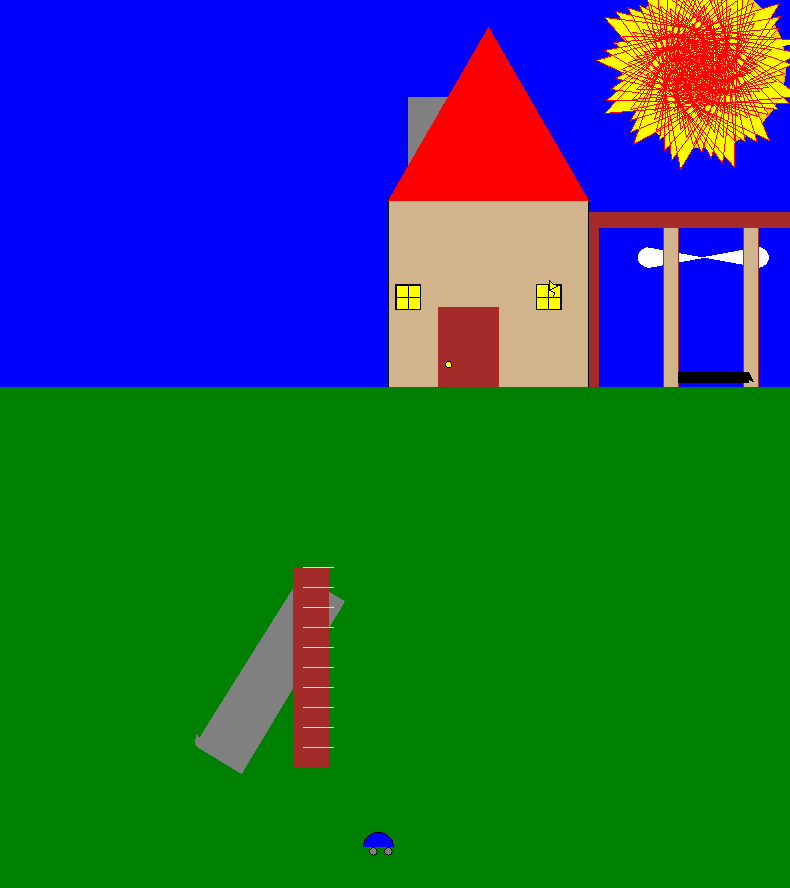

Write the Python code that produced this figure.
import turtle

la = turtle.Turtle()
tr = turtle.Turtle()
ho = turtle.Turtle()
su = turtle.Turtle()
no = turtle.Turtle()

turtle.bgcolor("blue")


def wall(side):
    for size in range(4):
        ho.forward(200)
        ho.left(90)


def pane(side):
    for size in range(4):
        ho.forward(12)
        ho.left(90)


def land(side):
    for size in range(2):
        la.forward(800)
        la.right(90)
        la.forward(600)
        la.right(90)


def roof(side):
    for size in range(1):
        no.forward(200)

        no.left(120)
        no.forward(200)
        no.left(120)
        no.forward(200)


def bars(side):
    for size in range(2):
        tr.left(90)
        tr.forward(200)
        tr.left(90)
        tr.forward(15)


def ladder(side):
    for size in range(1):
        su.right(180)
        su.forward(30)
        su.right(180)
        su.forward(30)


def bars3(side):
    for size in range(2):
        su.left(90)
        su.forward(200)
        su.left(90)
        su.forward(35)


def slide(side):
    for size in range(2):
        no.left(89)
        no.forward(50)
        no.left(90)
        no.forward(200)


def door(side):
    for size in range(2):
        no.right(90)
        no.forward(90)
        no.right(90)
        no.forward(60)


def chimney(side):
    for size in range(1):
        tr.left(90)
        tr.forward(90)
        tr.left(90)
        tr.forward(90)
        tr.left(90)
        tr.forward(90)
        tr.left(90)
        tr.forward(90)


def sun(side):
    for size in range(65):
        su.forward(10)
        su.left(7)


def window(side):
    for size in range(4):
        ho.forward(25)
        ho.left(90)


tr.fillcolor("white")
tr.penup()
tr.goto(360, 180)
tr.pendown()
tr.pencolor("white")
tr.begin_fill()
tr.circle(10, 180)
tr.goto(250, 180)
tr.circle(-10, 180)
tr.end_fill()

tr.fillcolor("tan")
tr.penup()
tr.goto(360, 25)
tr.pendown()
tr.pencolor("brown")
tr.begin_fill()
bars(1)
tr.end_fill()

tr.fillcolor("tan")
tr.penup()
tr.goto(280, 25)
tr.pendown()
tr.pencolor("brown")
tr.begin_fill()
bars(1)
tr.end_fill()

tr.fillcolor("brown")
tr.penup()
tr.goto(200, 35)
tr.pendown()
tr.pencolor("brown")
tr.begin_fill()
bars(1)
tr.end_fill()

tr.fillcolor("brown")
tr.penup()
tr.goto(200, 220)
tr.right(90)
tr.pendown()
tr.pencolor("brown")
tr.begin_fill()
bars(1)
tr.end_fill()

tr.fillcolor("gray")
tr.penup()
tr.goto(10, 260)
tr.pendown()
tr.pencolor("gray")
tr.begin_fill()
chimney(1)
tr.end_fill()

tr.fillcolor("black")
tr.penup()
tr.goto(350, 75)
tr.pendown()
tr.pencolor("black")
tr.begin_fill()
tr.right(90)
tr.forward(70)
tr.left(90)
tr.forward(10)
tr.left(90)
tr.forward(70)
tr.left(90)
tr.forward(10)
tr.end_fill()

ho.fillcolor("tan")
ho.penup()
ho.goto(-10, 50)
ho.pendown()
ho.pencolor("black")
ho.begin_fill()
wall(1)
ho.end_fill()

no.fillcolor("brown")
no.penup()
no.goto(100, 140)
no.pendown()
no.pencolor("brown")
no.begin_fill()
door(1)
no.end_fill()

ho.fillcolor("yellow")
ho.penup()
ho.goto(-3, 138)
ho.pendown()
ho.pencolor("black")
ho.begin_fill()
window(1)
ho.end_fill()

ho.penup()
ho.goto(10, 150)
ho.pendown()
ho.pencolor("black")
pane(1)
ho.left(90)
pane(1)
ho.left(90)
pane(1)

ho.fillcolor("yellow")
ho.penup()
ho.goto(163, 163)
ho.pendown()
ho.pencolor("black")
ho.begin_fill()
window(1)
ho.end_fill()

ho.penup()
ho.goto(150, 150)
ho.pendown()
ho.pencolor("black")
pane(1)
ho.left(90)
pane(1)
ho.left(90)
pane(1)

la.fillcolor("yellow")
la.penup()
la.goto(50, 80)
la.pendown()
la.pencolor("black")
la.begin_fill()
la.circle(3, 360)
la.end_fill()

no.fillcolor("red")
no.penup()
no.goto(-10, 247)
no.pendown()
no.pencolor("red")
no.begin_fill()
roof(1)
no.end_fill()

la.fillcolor("green")
la.penup()
la.goto(-400, 60)
la.pendown()
la.pencolor("green")
la.begin_fill()
land(1)
la.end_fill()

no.fillcolor("gray")
no.penup()
no.goto(-200, -300)
no.pendown()
no.pencolor("gray")
no.begin_fill()
slide(1)
no.end_fill()

su.fillcolor("brown")
su.penup()
su.goto(-70, -320)
su.pendown()
su.pencolor("brown")
su.begin_fill()
bars3(1)
su.end_fill()

su.fillcolor("red")
su.penup()
su.goto(-65, -220)
su.pendown()
su.pencolor("yellow")
su.begin_fill()
ladder(1)
su.penup()
su.goto(-65, -240)
su.pendown()
ladder(1)
su.penup()
su.goto(-65, -260)
su.pendown()
ladder(1)
su.penup()
su.goto(-65, -280)
su.pendown()
ladder(1)
su.penup()
su.goto(-65, -300)
su.pendown()
ladder(1)
su.penup()
su.goto(-65, -200)
su.pendown()
ladder(1)
su.penup()
su.goto(-65, -180)
su.pendown()
ladder(1)
su.penup()
su.goto(-65, -160)
su.pendown()
ladder(1)
su.penup()
su.goto(-65, -140)
su.pendown()
ladder(1)
su.penup()
su.goto(-65, -120)
su.pendown()
ladder(1)
su.end_fill()

la.fillcolor("gray")
la.penup()
la.goto(0, -400)
la.pendown()
la.pencolor("black")
la.begin_fill()
la.circle(6, 360)
la.end_fill()

la.fillcolor("gray")
la.penup()
la.goto(20, -400)
la.pendown()
la.pencolor("black")
la.begin_fill()
la.circle(6, 360)
la.end_fill()

la.fillcolor("blue")
la.penup()
la.goto(10, -390)
la.pendown()
la.pencolor("black")
la.begin_fill()
la.left(90)
la.circle(-10, 180)
la.end_fill()

su.fillcolor("gold")
su.penup()
su.goto(300, 300)
su.pendown()
su.pencolor("orange")
su.begin_fill()
sun(1)
su.end_fill()
su.fillcolor("yellow")
su.penup()
su.goto(300, 380)
su.pendown()
su.pencolor("red")
su.begin_fill()
size = 1
for i in range(200):
    su.forward(size)
    su.right(138)
    size += 1
su.end_fill()

turtle.exitonclick()
